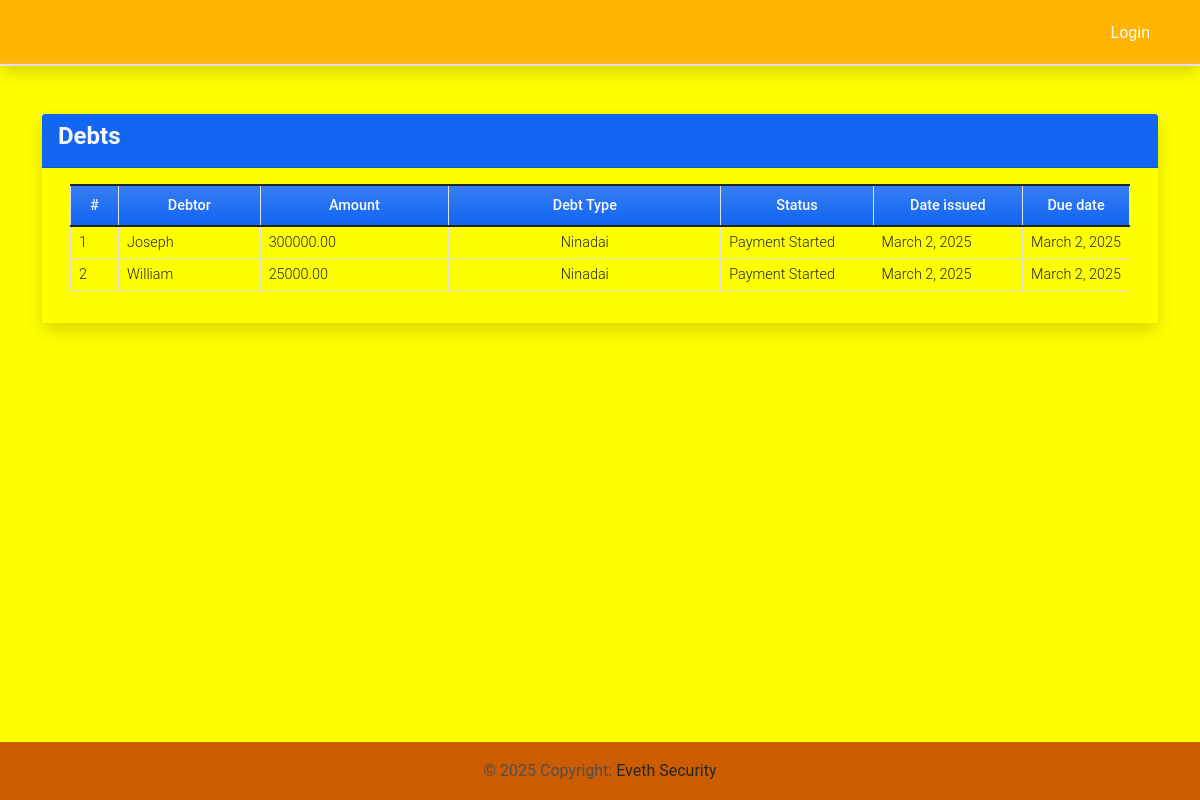
The page /debt on the database as committed earlier.
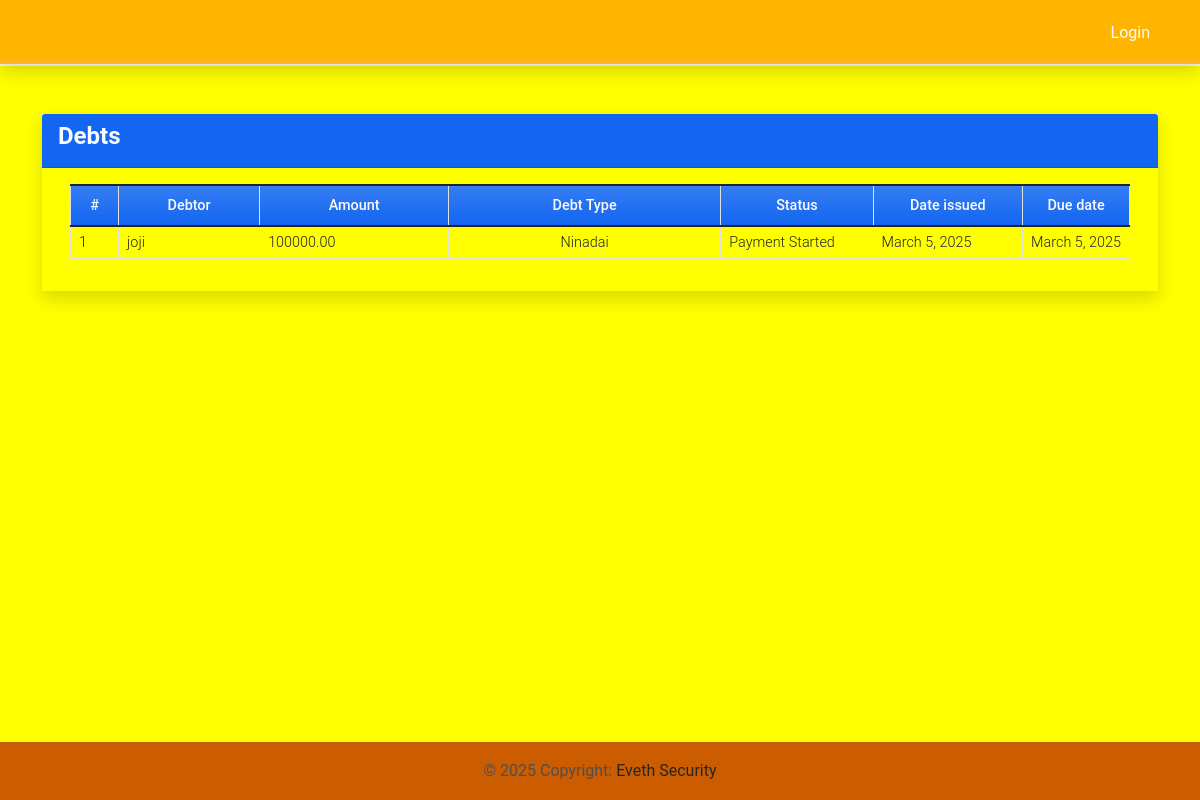
The same page on the database as committed later.
### imsApp/models.py (models this page shows, shortened)
class Debt(models.Model):
    DEBT_TYPE_CHOICES = [
        ('owed_to_me', 'Ninadai'),  # Madeni unayodai
        ('owed_by_me', 'Ninadaiwa') # Madeni unayodaiwa
    ]
    STATUS_CHOICES = [
        ('pending', 'Not Paid'),
        ('partially_paid', 'Payment Started'),
        ('paid', 'Full Paid')
    ]
    user = models.ForeignKey(User, on_delete=models.CASCADE, related_name='debts')  # Mtumiaji anayehusika na deni
    debtor_name = models.CharField(max_length=255)  # Jina la anayehusika na deni (ikiwa si mtumiaji wa mfumo)
    amount = models.DecimalField(max_digits=10, decimal_places=2)  # Kiasi cha deni
    debt_type = models.CharField(max_length=20, choices=DEBT_TYPE_CHOICES)  # Aina ya deni
    status = models.CharField(max_length=20, choices=STATUS_CHOICES, default='pending')  # Hali ya deni
    description = models.TextField(blank=True, null=True)  # Maelezo kuhusu deni
    date_issued = models.DateField(auto_now_add=True)  # Tarehe deni lilipoingizwa
    due_date = models.DateField(null=True, blank=True)  # Tarehe ya mwisho wa kulipa

### imsApp/views.py (the view)
# urls.py: path('debt',views.my_debts,name='my_debts'),
def my_debts(request):
    debts = Debt.objects.all()
    return render(request, 'debt_list.html', {'debts': debts})

### imsApp/templates/debt_list.html (shortened to what this page needs)
{% extends 'base.html' %} {% block pageContent %}
<div class="col-lg-12 col-md-12 col-sm-12 col-xs-12">
    <div class="card card-default rounded-0 shadow ">
        <div class="card-header bg-primary">
            <div class="d-flex w-100 align-items-center justify-content-between">
                <h4 class="card-title fw-bold text-light">Debts</h4>
            </div>
        </div>
        <div class="card-body" style="background-color: yellow;">
            <div class="container-fluid">
                <table class="table table-bordered" id="category-list">
                    <colgroup>
                        <col width="5%">
                        <col width="15%">
                        <col width="20%">
                        <col width="30%">
                        <col width="15%">
                        <col width="15%">
                    </colgroup>
                    <thead>
                        <tr class="bg-gradient bg-primary bg-opacity-50 text-light">
                            <th class="px-2 py-2 text-center">#</th>
                            <th class="px-2 py-2 text-center">Debtor</th>
                            <th class="px-2 py-2 text-center">Amount</th>
                            <th class="px-2 py-2 text-center">Debt Type</th>
                            <th class="px-2 py-2 text-center">Status</th>
                            <th class="px-2 py-2 text-center">Date issued</th>
                            <th class="px-2 py-2 text-center">Due date</th>
                        </tr>
                    </thead>
                    <tbody>
                        {% for debt in debts %}
                        <tr>
                            <td class="px-2 py-1 align-middle">{{ forloop.counter }}</td>
                            <td class="px-2 py-1 align-middle">{{ debt.debtor_name }}</td>
                            <td class="px-2 py-1 align-middle">
                                <p class="m-0 text-truncate">{{ debt.amount }}</p>
                            </td>
                            <td class="px-2 py-1 align-middle">
                                <p class="m-0 text-center">{{ debt.get_debt_type_display }}</p>
                            </td>
                            <td class="px-2 py-1 align-middle">
                                <p class="m-0 text-truncate">{{ debt.get_status_display }}</p>
                            </td>
                            <td class="px-2 py-1 align-middle">
                                <p class="m-0 text-truncate">{{ debt.date_issued }}</p>
                            </td>
                            <td class="px-2 py-1 align-middle">
                                <p class="m-0 text-truncate">{{ debt.due_date }}</p>
                            </td>
                        </tr>
                        {% endfor %}
                    </tbody>
                </table>
            </div>
        </div>
    </div>
</div>
{% endblock pageContent %}

Rows that differ between the two databases and show on the page:
removed Debt: debtor_name "William", amount "25000.00", debt_type "Ninadai", status "Payment Started", date_issued "March 2, 2025", due_date "March 2, 2025"
changed Debt "Ninadai": debtor_name "Joseph" → "joji"; amount "300000.00" → "100000.00"; date_issued "March 2, 2025" → "March 5, 2025"; due_date "March 2, 2025" → "March 5, 2025"
